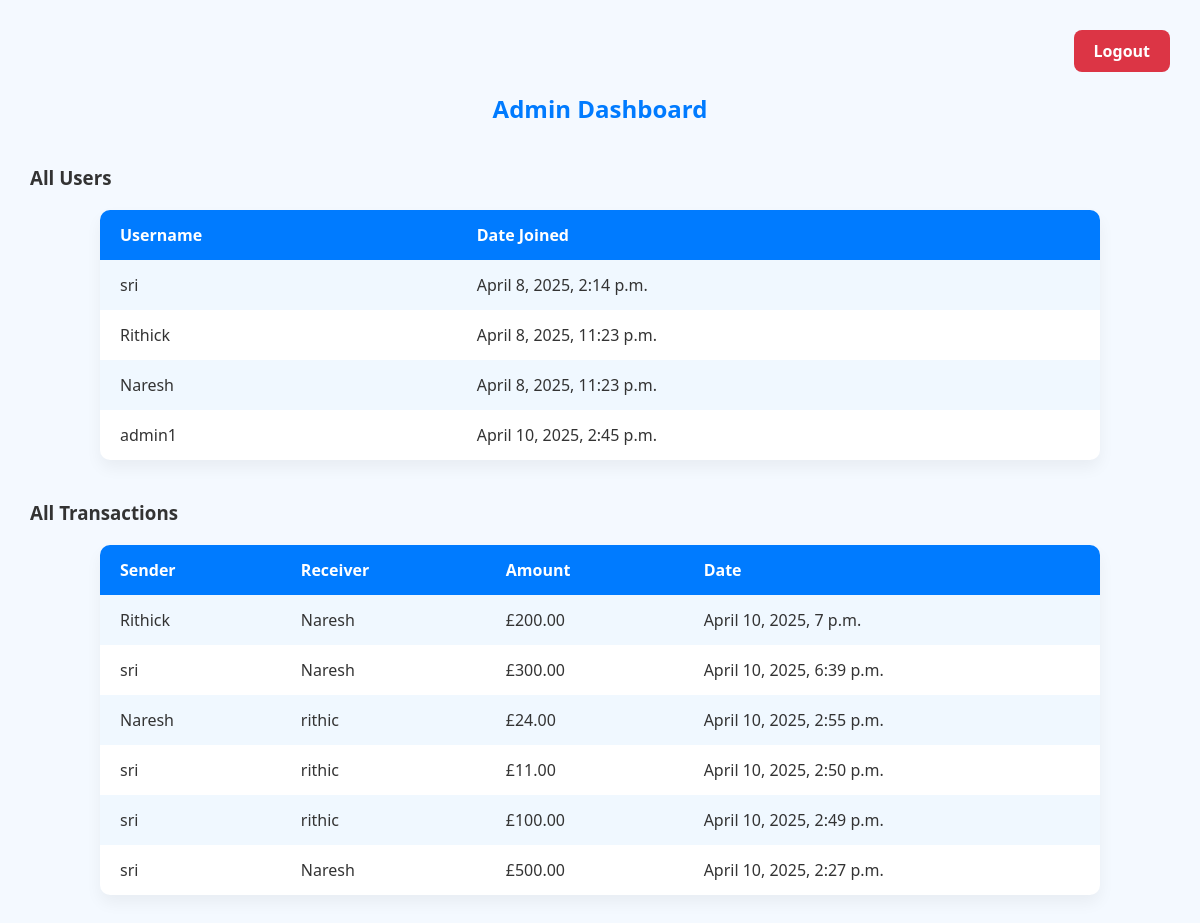
The app's page /payapp/admin-dashboard/ (signed in) with its own data.
### payapp/models.py (models this page shows, shortened)
class Transaction(models.Model):
    sender = models.ForeignKey(User, on_delete=models.CASCADE, related_name='sent_transactions')
    receiver = models.CharField(max_length=255)
    amount = models.DecimalField(max_digits=10, decimal_places=2)
    date_time = models.DateTimeField(auto_now_add=True)

### payapp/views.py (the view)
# urls.py: path('admin-dashboard/', views.admin_dashboard_view, name='admin_dashboard'),
@login_required
@user_passes_test(lambda u: u.is_staff)  # Only staff (admin) users can access
def admin_dashboard_view(request):
    users = User.objects.all()
    transactions = Transaction.objects.all().order_by('-date_time')
    return render(request, 'register/admin_dashboard.html', {
        'users': users,
        'transactions': transactions
    })

### templates/register/admin_dashboard.html (shortened to what this page needs)
<!DOCTYPE html>
<html lang="en">
<head>
</head>
<body>
    <div class="header">
        <a href="{% url 'logout' %}" class="logout-btn">Logout</a>
    </div>
    <h2>Admin Dashboard</h2>
    <h3>All Users</h3>
    <table>
        <tr>
            <th>Username</th>
            <th>Date Joined</th>
        </tr>
        {% for user in users %}
        <tr>
            <td>{{ user.username }}</td>
            <td>{{ user.date_joined }}</td>
        </tr>
        {% endfor %}
    </table>
    <h3>All Transactions</h3>
    <table>
        <tr>
            <th>Sender</th>
            <th>Receiver</th>
            <th>Amount</th>
            <th>Date</th>
        </tr>
        {% for t in transactions %}
        <tr>
            <td>{{ t.sender.username }}</td>
            <td>{{ t.receiver }}</td>
            <td>£{{ t.amount }}</td>
            <td>{{ t.date_time }}</td>
        </tr>
        {% endfor %}
    </table>
</body>
</html>

### templates/register/admin_dashboard.html (style rules this page uses)
body { font-family: 'Segoe UI', Tahoma, Geneva, Verdana, sans-serif; background-color: #f4f9ff; margin: 0; padding: 30px; color: #333; }
.header { display: flex; justify-content: flex-end; margin-bottom: 20px; }
.logout-btn { padding: 10px 20px; background-color: #dc3545; color: white; text-decoration: none; font-weight: 600; border-radius: 8px; transition: background-color 0.3s ease; }
h2 { text-align: center; color: #007bff; margin-bottom: 40px; }
h3 { color: #333; margin-top: 40px; margin-bottom: 20px; }
table { width: 100%; max-width: 1000px; margin: 0 auto 40px auto; border-collapse: collapse; background-color: white; box-shadow: 0 8px 16px rgba(0, 0, 0, 0.05); border-radius: 10px; overflow: hidden; }
th, td { padding: 14px 20px; text-align: left; }
th { background-color: #007bff; color: white; font-weight: 600; }
tr:nth-child(even) { background-color: #f0f8ff; }

### records on screen
Transaction: sender.username "Rithick", receiver "Naresh", amount "200.00", date_time "April 10, 2025, 7 p.m."
Transaction: sender.username "sri", receiver "Naresh", amount "300.00", date_time "April 10, 2025, 6:39 p.m."
Transaction: sender.username "Naresh", receiver "rithic", amount "24.00", date_time "April 10, 2025, 2:55 p.m."
Transaction: sender.username "sri", receiver "rithic", amount "11.00", date_time "April 10, 2025, 2:50 p.m."
Transaction: sender.username "sri", receiver "rithic", amount "100.00", date_time "April 10, 2025, 2:49 p.m."
Transaction: sender.username "sri", receiver "Naresh", amount "500.00", date_time "April 10, 2025, 2:27 p.m."

### other values on screen
{{ user.username }} "sri"
{{ user.date_joined }} "April 8, 2025, 2:14 p.m."
{{ user.username }} "Rithick"
{{ user.date_joined }} "April 8, 2025, 11:23 p.m."
{{ user.username }} "Naresh"
{{ user.username }} "admin1"
{{ user.date_joined }} "April 10, 2025, 2:45 p.m."
